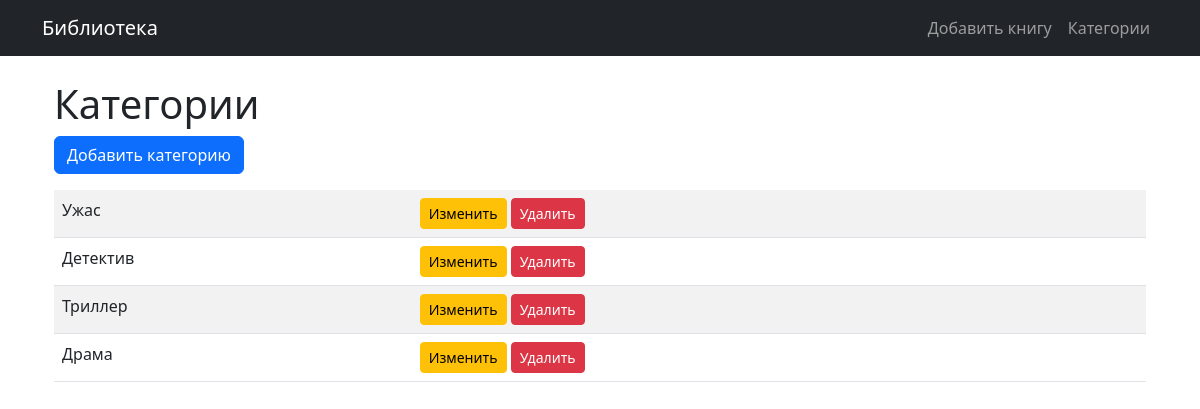
Page /categories/ on the committed database.
### catalog/models.py (models this page shows, shortened)
class Category(models.Model):
    name = models.CharField(max_length=100, unique=True)

### catalog/views.py (the view)
# urls.py: path('categories/', views.category_list, name='category_list'),
def category_list(request):
    categories = Category.objects.all()
    return render(request, 'catalog/category_list.html', {'categories': categories})

### catalog/templates/catalog/category_list.html
{% extends 'catalog/base.html' %}
{% block content %}
<div class="container mt-4">
    <h1>Категории</h1>
    <a href="{% url 'add_category' %}" class="btn btn-primary mb-3">Добавить категорию</a>
    <table class="table table-striped">
        {% for category in categories %}
        <tr>
            <td>{{ category.name }}</td>
            <td>
                <a href="{% url 'edit_category' category.pk %}" class="btn btn-sm btn-warning">Изменить</a>
                <a href="{% url 'delete_category' category.pk %}" class="btn btn-sm btn-danger">Удалить</a>
            </td>
        </tr>
        {% endfor %}
    </table>
</div>
{% endblock %}

### rows in the picture
Category: name "Ужас"
Category: name "Детектив"
Category: name "Триллер"
Category: name "Драма"
